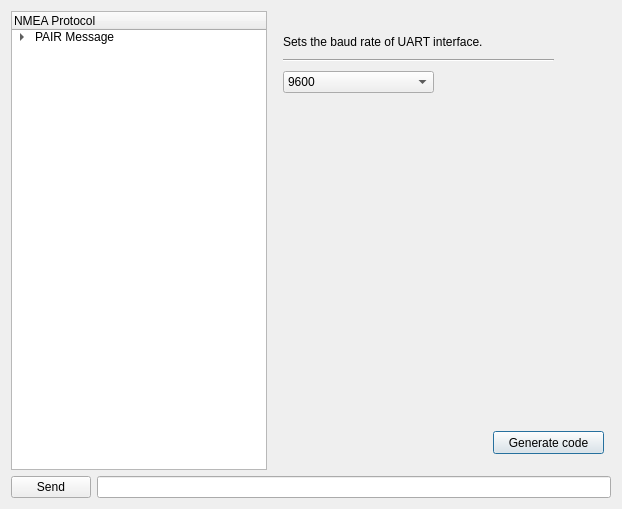
<?xml version="1.0" encoding="UTF-8"?>
<ui version="4.0">
 <class>Config_LC26G</class>
 <widget class="QDialog" name="Config_LC26G">
  <property name="geometry">
   <rect>
    <x>0</x>
    <y>0</y>
    <width>622</width>
    <height>509</height>
   </rect>
  </property>
  <property name="windowTitle">
   <string>Dialog</string>
  </property>
  <layout class="QGridLayout" name="gridLayout_2" columnstretch="0,2">
   <item row="0" column="0">
    <widget class="QTreeWidget" name="treeWidget">
     <property name="verticalScrollBarPolicy">
      <enum>Qt::ScrollBarAsNeeded</enum>
     </property>
     <property name="horizontalScrollBarPolicy">
      <enum>Qt::ScrollBarAsNeeded</enum>
     </property>
     <property name="tabKeyNavigation">
      <bool>false</bool>
     </property>
     <property name="expandsOnDoubleClick">
      <bool>true</bool>
     </property>
     <property name="columnCount">
      <number>1</number>
     </property>
     <column>
      <property name="text">
       <string>NMEA Protocol</string>
      </property>
     </column>
     <item>
      <property name="text">
       <string>PAIR Message</string>
      </property>
      <item>
       <property name="text">
        <string>BAUDRATE</string>
       </property>
      </item>
      <item>
       <property name="text">
        <string>GNSS_SEARCH_MODE</string>
       </property>
      </item>
     </item>
    </widget>
   </item>
   <item row="0" column="1">
    <widget class="QStackedWidget" name="stackedWidget">
     <widget class="QWidget" name="page_BAUDRATE">
      <widget class="QPushButton" name="pushButton_GC_baudrate">
       <property name="geometry">
        <rect>
         <x>220</x>
         <y>420</y>
         <width>111</width>
         <height>23</height>
        </rect>
       </property>
       <property name="text">
        <string>Generate code</string>
       </property>
      </widget>
      <widget class="QComboBox" name="comboBox_baudrate">
       <property name="geometry">
        <rect>
         <x>10</x>
         <y>60</y>
         <width>151</width>
         <height>22</height>
        </rect>
       </property>
       <item>
        <property name="text">
         <string>9600</string>
        </property>
       </item>
       <item>
        <property name="text">
         <string>115200</string>
        </property>
       </item>
       <item>
        <property name="text">
         <string>230400</string>
        </property>
       </item>
       <item>
        <property name="text">
         <string>460800</string>
        </property>
       </item>
       <item>
        <property name="text">
         <string>921600</string>
        </property>
       </item>
      </widget>
      <widget class="QWidget" name="">
       <property name="geometry">
        <rect>
         <x>10</x>
         <y>20</y>
         <width>271</width>
         <height>31</height>
        </rect>
       </property>
       <layout class="QVBoxLayout" name="verticalLayout_2">
        <item>
         <widget class="QLabel" name="label">
          <property name="text">
           <string>Sets the baud rate of UART interface.</string>
          </property>
         </widget>
        </item>
        <item>
         <widget class="Line" name="line">
          <property name="orientation">
           <enum>Qt::Horizontal</enum>
          </property>
         </widget>
        </item>
       </layout>
      </widget>
     </widget>
     <widget class="QWidget" name="page_GNSS_SEARCH_MODE">
      <widget class="QPushButton" name="pushButton_GC_SEARCH">
       <property name="geometry">
        <rect>
         <x>220</x>
         <y>420</y>
         <width>111</width>
         <height>23</height>
        </rect>
       </property>
       <property name="text">
        <string>PushButton</string>
       </property>
      </widget>
      <widget class="QWidget" name="">
       <property name="geometry">
        <rect>
         <x>10</x>
         <y>30</y>
         <width>321</width>
         <height>71</height>
        </rect>
       </property>
       <layout class="QVBoxLayout" name="verticalLayout">
        <item>
         <widget class="QLabel" name="label_2">
          <property name="text">
           <string>Sets the GNSS search mode</string>
          </property>
         </widget>
        </item>
        <item>
         <widget class="Line" name="line_2">
          <property name="orientation">
           <enum>Qt::Horizontal</enum>
          </property>
         </widget>
        </item>
        <item>
         <layout class="QGridLayout" name="gridLayout">
          <item row="0" column="0">
           <widget class="QCheckBox" name="checkBox_gps">
            <property name="text">
             <string>GPS</string>
            </property>
            <property name="checked">
             <bool>true</bool>
            </property>
           </widget>
          </item>
          <item row="0" column="1">
           <widget class="QCheckBox" name="checkBox_glo">
            <property name="text">
             <string>GLONASS</string>
            </property>
            <property name="checked">
             <bool>true</bool>
            </property>
           </widget>
          </item>
          <item row="0" column="2">
           <widget class="QCheckBox" name="checkBox_gal">
            <property name="text">
             <string>Galileo</string>
            </property>
            <property name="checked">
             <bool>true</bool>
            </property>
           </widget>
          </item>
          <item row="1" column="0">
           <widget class="QCheckBox" name="checkBox_bds">
            <property name="text">
             <string>BDS</string>
            </property>
            <property name="checked">
             <bool>true</bool>
            </property>
           </widget>
          </item>
          <item row="1" column="1">
           <widget class="QCheckBox" name="checkBox_qzss">
            <property name="text">
             <string>QZSS</string>
            </property>
            <property name="checked">
             <bool>true</bool>
            </property>
           </widget>
          </item>
         </layout>
        </item>
       </layout>
      </widget>
     </widget>
    </widget>
   </item>
   <item row="1" column="0" colspan="2">
    <layout class="QHBoxLayout" name="horizontalLayout">
     <item>
      <widget class="QPushButton" name="pushButton_send">
       <property name="text">
        <string>Send</string>
       </property>
      </widget>
     </item>
     <item>
      <widget class="QLineEdit" name="lineEditCommand"/>
     </item>
    </layout>
   </item>
  </layout>
 </widget>
 <resources/>
 <connections/>
</ui>
